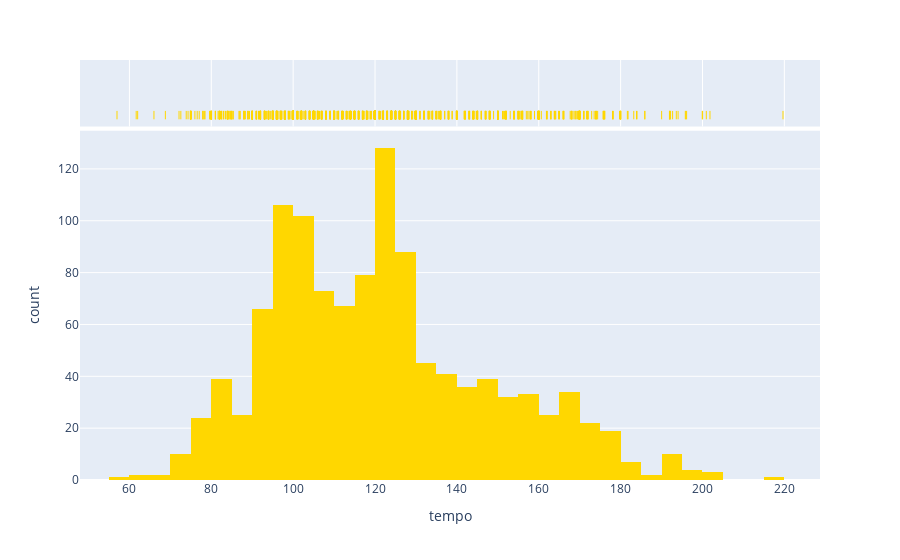

Notebook cell for this chart:
### Code cell
fig = px.histogram(df, x="tempo", marginal="rug", hover_data=df.columns, color_discrete_sequence=['gold'],)
fig.show()

### Figure 1 — Plotly figure (JSON) as saved in the notebook; plotly's stock layout.template omitted (floating-point values rounded to 4 significant figures; data arrays with more than 128 entries replaced by an {"elided": "..."} marker saying what was removed)
{"data": [{"alignmentgroup": "True", "bingroup": "x", "hovertemplate": "tempo=%{x}<br>count=%{y}<extra></extra>", "legendgroup": "", "marker": {"color": "gold", "pattern": {"shape": ""}}, "name": "", "offsetgroup": "", "orientation": "v", "showlegend": false, "type": "histogram", "x": {"elided": "1165 float values"}, "xaxis": "x", "yaxis": "y"}, {"alignmentgroup": "True", "boxpoints": "all", "customdata": {"elided": "1165x17 mixed values"}, "fillcolor": "rgba(255,255,255,0)", "hoveron": "points", "hovertemplate": "tempo=%{x}<br>name=%{customdata[0]}<br>artist=%{customdata[1]}<br>year_added=%{customdata[2]}<br>danceability=%{customdata[3]}<br>energy=%{customdata[4]}<br>key=%{customdata[5]}<br>loudness=%{customdata[6]}<br>mode=%{customdata[7]}<br>speechiness=%{customdata[8]}<br>acousticness=%{customdata[9]}<br>instrumentalness=%{customdata[10]}<br>liveness=%{customdata[11]}<br>valence=%{customdata[12]}<br>duration_ms=%{customdata[13]}<br>time_signature=%{customdata[14]}<br>uri=%{customdata[15]}<br>added_at=%{customdata[16]}<extra></extra>", "jitter": 0, "legendgroup": "", "line": {"color": "rgba(255,255,255,0)"}, "marker": {"color": "gold", "symbol": "line-ns-open"}, "name": "", "offsetgroup": "", "showlegend": false, "type": "box", "x": {"elided": "1165 float values"}, "xaxis": "x2", "yaxis": "y2"}], "layout": {"barmode": "relative", "legend": {"tracegroupgap": 0}, "margin": {"t": 60}, "xaxis": {"anchor": "y", "domain": [0, 1], "title": {"text": "tempo"}}, "xaxis2": {"anchor": "y2", "domain": [0, 1], "matches": "x", "showgrid": true, "showticklabels": false}, "yaxis": {"anchor": "x", "domain": [0, 0.8316], "title": {"text": "count"}}, "yaxis2": {"anchor": "x2", "domain": [0.8416, 1], "matches": "y2", "showgrid": false, "showline": false, "showticklabels": false, "ticks": ""}}}
